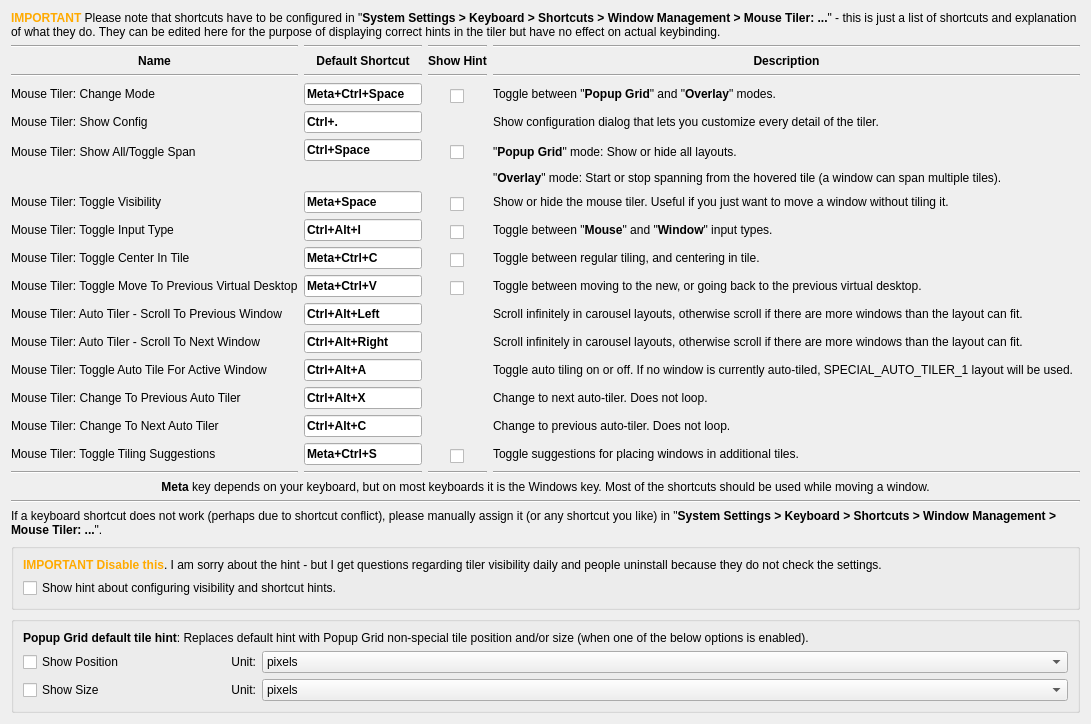
     <widget class="QWidget" name="tab">
      <attribute name="icon">
       <iconset theme="input-keyboard"/>
      </attribute>
      <attribute name="title">
       <string>Shortcuts and Hints</string>
      </attribute>
      <layout class="QVBoxLayout" name="verticalLayout_6">
       <item>
        <widget class="QLabel" name="label_4">
         <property name="text">
          <string>&lt;html&gt;&lt;head/&gt;&lt;body&gt;&lt;p&gt;&lt;span style=&quot; font-weight:700; color:#ffaa00;&quot;&gt;IMPORTANT&lt;/span&gt; Please note that shortcuts have to be configured in &amp;quot;&lt;span style=&quot; font-weight:700;&quot;&gt;System Settings &amp;gt; Keyboard &amp;gt; Shortcuts &amp;gt; Window Management &amp;gt; Mouse Tiler: ...&lt;/span&gt;&amp;quot; - this is just a list of shortcuts and explanation of what they do. They can be edited here for the purpose of displaying correct hints in the tiler but have no effect on actual keybinding.&lt;/p&gt;&lt;/body&gt;&lt;/html&gt;</string>
         </property>
         <property name="alignment">
          <set>Qt::AlignLeading|Qt::AlignLeft|Qt::AlignVCenter</set>
         </property>
         <property name="wordWrap">
          <bool>true</bool>
         </property>
        </widget>
       </item>
       <item>
        <layout class="QVBoxLayout" name="verticalLayout_7">
         <item>
          <layout class="QGridLayout" name="gridLayout">
           <property name="sizeConstraint">
            <enum>QLayout::SizeConstraint::SetDefaultConstraint</enum>
           </property>
           <item row="3" column="0">
            <widget class="QLabel" name="label_5">
             <property name="text">
              <string>Mouse Tiler: Change Mode</string>
             </property>
             <property name="wordWrap">
              <bool>true</bool>
             </property>
            </widget>
           </item>
           <item row="2" column="0">
            <widget class="Line" name="line_3">
             <property name="orientation">
              <enum>Qt::Horizontal</enum>
             </property>
            </widget>
           </item>
           <item row="9" column="1" alignment="Qt::AlignTop">
            <widget class="QLineEdit" name="kcfg_shortcutCenterInTile">
             <property name="sizePolicy">
              <sizepolicy hsizetype="Expanding" vsizetype="Fixed">
               <horstretch>0</horstretch>
               <verstretch>0</verstretch>
              </sizepolicy>
             </property>
             <property name="font">
              <font>
               <bold>true</bold>
              </font>
             </property>
             <property name="text">
              <string>Meta+Ctrl+C</string>
             </property>
            </widget>
           </item>
           <item row="15" column="0">
            <widget class="QLabel" name="label_101">
             <property name="text">
              <string>Mouse Tiler: Change To Next Auto Tiler</string>
             </property>
            </widget>
           </item>
           <item row="7" column="3">
            <widget class="QLabel" name="label_49">
             <property name="text">
              <string>&lt;html&gt;&lt;head/&gt;&lt;body&gt;&lt;p&gt;Toggle between &amp;quot;&lt;span style=&quot; font-weight:700;&quot;&gt;Mouse&lt;/span&gt;&amp;quot; and &amp;quot;&lt;span style=&quot; font-weight:700;&quot;&gt;Window&lt;/span&gt;&amp;quot; input types.&lt;/p&gt;&lt;/body&gt;&lt;/html&gt;</string>
             </property>
            </widget>
           </item>
           <item row="13" column="0">
            <widget class="QLabel" name="label_94">
             <property name="text">
              <string>Mouse Tiler: Toggle Auto Tile For Active Window</string>
             </property>
            </widget>
           </item>
           <item row="10" column="3">
            <widget class="QLabel" name="label_70">
             <property name="text">
              <string>Toggle between moving to the new, or going back to the previous virtual desktop.</string>
             </property>
            </widget>
           </item>
           <item row="1" column="3">
            <widget class="QLabel" name="label_19">
             <property name="sizePolicy">
              <sizepolicy hsizetype="Preferred" vsizetype="Preferred">
               <horstretch>5</horstretch>
               <verstretch>0</verstretch>
              </sizepolicy>
             </property>
             <property name="text">
              <string>&lt;html&gt;&lt;head/&gt;&lt;body&gt;&lt;p&gt;&lt;span style=&quot; font-weight:700;&quot;&gt;Description&lt;/span&gt;&lt;/p&gt;&lt;/body&gt;&lt;/html&gt;</string>
             </property>
             <property name="alignment">
              <set>Qt::AlignCenter</set>
             </property>
            </widget>
           </item>
           <item row="3" column="1" alignment="Qt::AlignTop">
            <widget class="QLineEdit" name="kcfg_shortcutChangeMode">
             <property name="font">
              <font>
               <bold>true</bold>
              </font>
             </property>
             <property name="text">
              <string>Meta+Ctrl+Space</string>
             </property>
            </widget>
           </item>
           <item row="5" column="2">
            <layout class="QHBoxLayout" name="horizontalLayout_8">
             <property name="topMargin">
              <number>6</number>
             </property>
             <item alignment="Qt::AlignTop">
              <widget class="QCheckBox" name="kcfg_hintShowAllSpan">
               <property name="sizePolicy">
                <sizepolicy hsizetype="Fixed" vsizetype="Fixed">
                 <horstretch>0</horstretch>
                 <verstretch>0</verstretch>
                </sizepolicy>
               </property>
               <property name="text">
                <string/>
               </property>
              </widget>
             </item>
            </layout>
           </item>
           <item row="11" column="3">
            <widget class="QLabel" name="label_95">
             <property name="text">
              <string>Scroll infinitely in carousel layouts, otherwise scroll if there are more windows than the layout can fit.</string>
             </property>
            </widget>
           </item>
           <item row="2" column="1">
            <widget class="Line" name="line_2">
             <property name="orientation">
              <enum>Qt::Horizontal</enum>
             </property>
            </widget>
           </item>
           <item row="0" column="0">
            <widget class="Line" name="line_7">
             <property name="orientation">
              <enum>Qt::Horizontal</enum>
             </property>
            </widget>
           </item>
           <item row="14" column="0">
            <widget class="QLabel" name="label_99">
             <property name="text">
              <string>Mouse Tiler: Change To Previous Auto Tiler</string>
             </property>
            </widget>
           </item>
           <item row="7" column="0">
            <widget class="QLabel" name="label_46">
             <property name="text">
              <string>Mouse Tiler: Toggle Input Type</string>
             </property>
            </widget>
           </item>
           <item row="1" column="2">
            <widget class="QLabel" name="label_68">
             <property name="sizePolicy">
              <sizepolicy hsizetype="Preferred" vsizetype="Preferred">
               <horstretch>0</horstretch>
               <verstretch>0</verstretch>
              </sizepolicy>
             </property>
             <property name="text">
              <string>&lt;html&gt;&lt;head/&gt;&lt;body&gt;&lt;p&gt;&lt;span style=&quot; font-weight:700;&quot;&gt;Show Hint&lt;/span&gt;&lt;/p&gt;&lt;/body&gt;&lt;/html&gt;</string>
             </property>
             <property name="alignment">
              <set>Qt::AlignCenter</set>
             </property>
            </widget>
           </item>
           <item row="15" column="1">
            <widget class="QLineEdit" name="lineEdit_6">
             <property name="font">
              <font>
               <bold>true</bold>
              </font>
             </property>
             <property name="text">
              <string>Ctrl+Alt+C</string>
             </property>
            </widget>
           </item>
           <item row="2" column="2">
            <widget class="Line" name="line_15">
             <property name="orientation">
              <enum>Qt::Horizontal</enum>
             </property>
            </widget>
           </item>
           <item row="9" column="0">
            <widget class="QLabel" name="label_60">
             <property name="text">
              <string>Mouse Tiler: Toggle Center In Tile</string>
             </property>
            </widget>
           </item>
           <item row="17" column="0">
            <widget class="Line" name="line">
             <property name="orientation">
              <enum>Qt::Horizontal</enum>
             </property>
            </widget>
           </item>
           <item row="7" column="2">
            <layout class="QHBoxLayout" name="horizontalLayout_10">
             <property name="topMargin">
              <number>6</number>
             </property>
             <item alignment="Qt::AlignTop">
              <widget class="QCheckBox" name="kcfg_hintInputType">
               <property name="sizePolicy">
                <sizepolicy hsizetype="Fixed" vsizetype="Fixed">
                 <horstretch>0</horstretch>
                 <verstretch>0</verstretch>
                </sizepolicy>
               </property>
               <property name="text">
                <string/>
               </property>
              </widget>
             </item>
            </layout>
           </item>
           <item row="3" column="3">
            <widget class="QLabel" name="label_13">
             <property name="text">
              <string>&lt;html&gt;&lt;head/&gt;&lt;body&gt;&lt;p&gt;Toggle between &amp;quot;&lt;span style=&quot; font-weight:700;&quot;&gt;Popup Grid&lt;/span&gt;&amp;quot; and &amp;quot;&lt;span style=&quot; font-weight:700;&quot;&gt;Overlay&lt;/span&gt;&amp;quot; modes.&lt;/p&gt;&lt;/body&gt;&lt;/html&gt;</string>
             </property>
             <property name="wordWrap">
              <bool>true</bool>
             </property>
            </widget>
           </item>
           <item row="6" column="2">
            <layout class="QHBoxLayout" name="horizontalLayout_9">
             <property name="topMargin">
              <number>6</number>
             </property>
             <item alignment="Qt::AlignTop">
              <widget class="QCheckBox" name="kcfg_hintVisibility">
               <property name="sizePolicy">
                <sizepolicy hsizetype="Fixed" vsizetype="Fixed">
                 <horstretch>0</horstretch>
                 <verstretch>0</verstretch>
                </sizepolicy>
               </property>
               <property name="layoutDirection">
                <enum>Qt::LayoutDirection::LeftToRight</enum>
               </property>
               <property name="text">
                <string/>
               </property>
              </widget>
             </item>
            </layout>
           </item>
           <item row="17" column="3">
            <widget class="Line" name="line_6">
             <property name="orientation">
              <enum>Qt::Horizontal</enum>
             </property>
            </widget>
           </item>
           <item row="10" column="2">
            <layout class="QHBoxLayout" name="horizontalLayout_14">
             <property name="topMargin">
              <number>6</number>
             </property>
             <item alignment="Qt::AlignTop">
              <widget class="QCheckBox" name="kcfg_hintMoveOnDrop">
               <property name="sizePolicy">
                <sizepolicy hsizetype="Fixed" vsizetype="Fixed">
                 <horstretch>0</horstretch>
                 <verstretch>0</verstretch>
                </sizepolicy>
               </property>
               <property name="text">
                <string/>
               </property>
              </widget>
             </item>
            </layout>
           </item>
           <item row="6" column="1" alignment="Qt::AlignTop">
            <widget class="QLineEdit" name="kcfg_shortcutVisibility">
             <property name="font">
              <font>
               <bold>true</bold>
              </font>
             </property>
             <property name="text">
              <string>Meta+Space</string>
             </property>
            </widget>
           </item>
           <item row="15" column="3">
            <widget class="QLabel" name="label_102">
             <property name="text">
              <string>Change to previous auto-tiler. Does not loop.</string>
             </property>
            </widget>
           </item>
           <item row="6" column="0">
            <widget class="QLabel" name="label_11">
             <property name="text">
              <string>Mouse Tiler: Toggle Visibility</string>
             </property>
            </widget>
           </item>
           <item row="0" column="1">
            <widget class="Line" name="line_8">
             <property name="orientation">
              <enum>Qt::Horizontal</enum>
             </property>
            </widget>
           </item>
           <item row="17" column="2">
            <widget class="Line" name="line_16">
             <property name="orientation">
              <enum>Qt::Horizontal</enum>
             </property>
            </widget>
           </item>
           <item row="1" column="1">
            <widget class="QLabel" name="label_18">
             <property name="sizePolicy">
              <sizepolicy hsizetype="Preferred" vsizetype="Preferred">
               <horstretch>1</horstretch>
               <verstretch>0</verstretch>
              </sizepolicy>
             </property>
             <property name="text">
              <string>&lt;html&gt;&lt;head/&gt;&lt;body&gt;&lt;p&gt;&lt;span style=&quot; font-weight:700;&quot;&gt;Default Shortcut&lt;/span&gt;&lt;/p&gt;&lt;/body&gt;&lt;/html&gt;</string>
             </property>
             <property name="alignment">
              <set>Qt::AlignCenter</set>
             </property>
            </widget>
           </item>
           <item row="13" column="1">
            <widget class="QLineEdit" name="lineEdit_3">
             <property name="font">
              <font>
               <bold>true</bold>
              </font>
             </property>
             <property name="text">
              <string>Ctrl+Alt+A</string>
             </property>
            </widget>
           </item>
           <item row="5" column="3">
            <layout class="QHBoxLayout" name="horizontalLayout_13">
             <property name="topMargin">
              <number>6</number>
             </property>
             <item>
              <widget class="QLabel" name="label_15">
               <property name="text">
                <string>&lt;html&gt;&lt;head/&gt;&lt;body&gt;&lt;p&gt;&amp;quot;&lt;span style=&quot; font-weight:700;&quot;&gt;Popup Grid&lt;/span&gt;&amp;quot; mode: Show or hide all layouts.&lt;/p&gt;&lt;p&gt;&amp;quot;&lt;span style=&quot; font-weight:700;&quot;&gt;Overlay&lt;/span&gt;&amp;quot; mode: Start or stop spanning from the hovered tile (a window can span multiple tiles).&lt;/p&gt;&lt;/body&gt;&lt;/html&gt;</string>
               </property>
               <property name="alignment">
                <set>Qt::AlignLeading|Qt::AlignLeft|Qt::AlignTop</set>
               </property>
               <property name="wordWrap">
                <bool>true</bool>
               </property>
              </widget>
             </item>
            </layout>
           </item>
           <item row="14" column="1">
            <widget class="QLineEdit" name="lineEdit_4">
             <property name="font">
              <font>
               <bold>true</bold>
              </font>
             </property>
             <property name="text">
              <string>Ctrl+Alt+X</string>
             </property>
            </widget>
           </item>
           <item row="6" column="3">
            <widget class="QLabel" name="label_16">
             <property name="text">
              <string>Show or hide the mouse tiler. Useful if you just want to move a window without tiling it.</string>
             </property>
            </widget>
           </item>
           <item row="11" column="0">
            <widget class="QLabel" name="label_92">
             <property name="text">
              <string>Mouse Tiler: Auto Tiler - Scroll To Previous Window</string>
             </property>
            </widget>
           </item>
           <item row="7" column="1" alignment="Qt::AlignTop">
            <widget class="QLineEdit" name="kcfg_shortcutInputType">
             <property name="font">
              <font>
               <bold>true</bold>
              </font>
             </property>
             <property name="text">
              <string>Ctrl+Alt+I</string>
             </property>
            </widget>
           </item>
           <item row="5" column="1" alignment="Qt::AlignTop">
            <widget class="QLineEdit" name="kcfg_shortcutShowAllSpan">
             <property name="font">
              <font>
               <bold>true</bold>
              </font>
             </property>
             <property name="text">
              <string>Ctrl+Space</string>
             </property>
            </widget>
           </item>
           <item row="1" column="0">
            <widget class="QLabel" name="label_17">
             <property name="sizePolicy">
              <sizepolicy hsizetype="Preferred" vsizetype="Preferred">
               <horstretch>1</horstretch>
               <verstretch>0</verstretch>
              </sizepolicy>
             </property>
             <property name="text">
              <string>&lt;html&gt;&lt;head/&gt;&lt;body&gt;&lt;p&gt;&lt;span style=&quot; font-weight:700;&quot;&gt;Name&lt;/span&gt;&lt;/p&gt;&lt;/body&gt;&lt;/html&gt;</string>
             </property>
             <property name="alignment">
              <set>Qt::AlignCenter</set>
             </property>
            </widget>
           </item>
           <item row="12" column="1">
            <widget class="QLineEdit" name="lineEdit_2">
             <property name="font">
              <font>
               <bold>true</bold>
              </font>
             </property>
             <property name="text">
              <string>Ctrl+Alt+Right</string>
             </property>
            </widget>
           </item>
           <item row="12" column="3">
            <widget class="QLabel" name="label_96">
             <property name="text">
              <string>Scroll infinitely in carousel layouts, otherwise scroll if there are more windows than the layout can fit.</string>
             </property>
            </widget>
           </item>
           <item row="4" column="0">
            <widget class="QLabel" name="label_7">
             <property name="text">
              <string>Mouse Tiler: Show Config</string>
             </property>
            </widget>
           </item>
           <item row="14" column="3">
            <widget class="QLabel" name="label_100">
             <property name="text">
              <string>Change to next auto-tiler. Does not loop.</string>
             </property>
            </widget>
           </item>
           <item row="3" column="2">
            <layout class="QHBoxLayout" name="horizontalLayout_7">
             <property name="topMargin">
              <number>6</number>
             </property>
             <item alignment="Qt::AlignTop">
              <widget class="QCheckBox" name="kcfg_hintChangeMode">
               <property name="sizePolicy">
                <sizepolicy hsizetype="Fixed" vsizetype="Fixed">
                 <horstretch>0</horstretch>
                 <verstretch>0</verstretch>
                </sizepolicy>
               </property>
               <property name="text">
                <string/>
               </property>
              </widget>
             </item>
            </layout>
           </item>
           <item row="13" column="3">
            <widget class="QLabel" name="label_97">
             <property name="text">
              <string>Toggle auto tiling on or off. If no window is currently auto-tiled, SPECIAL_AUTO_TILER_1 layout will be used.</string>
             </property>
            </widget>
           </item>
           <item row="0" column="3">
            <widget class="Line" name="line_9">
             <property name="orientation">
              <enum>Qt::Horizontal</enum>
             </property>
            </widget>
           </item>
           <item row="0" column="2">
            <widget class="Line" name="line_17">
             <property name="orientation">
              <enum>Qt::Horizontal</enum>
             </property>
            </widget>
           </item>
           <item row="11" column="1">
            <widget class="QLineEdit" name="lineEdit">
             <property name="font">
              <font>
               <bold>true</bold>
              </font>
             </property>
             <property name="text">
              <string>Ctrl+Alt+Left</string>
             </property>
            </widget>
           </item>
           <item row="9" column="3">
            <widget class="QLabel" name="label_62">
             <property name="text">
              <string>Toggle between regular tiling, and centering in tile.</string>
             </property>
            </widget>
           </item>
           <item row="4" column="1" alignment="Qt::AlignTop">
            <widget class="QLineEdit" name="lineEdit_5">
             <property name="font">
              <font>
               <bold>true</bold>
              </font>
             </property>
             <property name="text">
              <string>Ctrl+.</string>
             </property>
            </widget>
           </item>
           <item row="10" column="0">
            <widget class="QLabel" name="label_69">
             <property name="text">
              <string>Mouse Tiler: Toggle Move To Previous Virtual Desktop</string>
             </property>
            </widget>
           </item>
           <item row="9" column="2">
            <layout class="QHBoxLayout" name="horizontalLayout_11">
             <property name="topMargin">
              <number>6</number>
             </property>
             <item alignment="Qt::AlignTop">
              <widget class="QCheckBox" name="kcfg_hintCenterInTile">
               <property name="sizePolicy">
                <sizepolicy hsizetype="Fixed" vsizetype="Fixed">
                 <horstretch>0</horstretch>
                 <verstretch>0</verstretch>
                </sizepolicy>
               </property>
               <property name="text">
                <string/>
               </property>
              </widget>
             </item>
            </layout>
           </item>
           <item row="17" column="1">
            <widget class="Line" name="line_5">
             <property name="orientation">
              <enum>Qt::Horizontal</enum>
             </property>
            </widget>
           </item>
           <item row="5" column="0">
            <layout class="QHBoxLayout" name="horizontalLayout_12">
             <property name="topMargin">
              <number>6</number>
             </property>
             <item>
              <widget class="QLabel" name="label_9">
               <property name="text">
                <string>Mouse Tiler: Show All/Toggle Span</string>
               </property>
               <property name="alignment">
                <set>Qt::AlignLeading|Qt::AlignLeft|Qt::AlignTop</set>
               </property>
              </widget>
             </item>
            </layout>
           </item>
           <item row="4" column="3">
            <widget class="QLabel" name="label_14">
             <property name="text">
              <string>Show configuration dialog that lets you customize every detail of the tiler.</string>
             </property>
             <property name="wordWrap">
              <bool>true</bool>
             </property>
            </widget>
           </item>
           <item row="2" column="3">
            <widget class="Line" name="line_4">
             <property name="orientation">
              <enum>Qt::Horizontal</enum>
             </property>
            </widget>
           </item>
           <item row="12" column="0">
            <widget class="QLabel" name="label_93">
             <property name="text">
              <string>Mouse Tiler: Auto Tiler - Scroll To Next Window</string>
             </property>
            </widget>
           </item>
           <item row="10" column="1" alignment="Qt::AlignTop">
            <widget class="QLineEdit" name="kcfg_shortcutMoveOnDrop">
             <property name="font">
              <font>
               <bold>true</bold>
              </font>
             </property>
             <property name="text">
              <string>Meta+Ctrl+V</string>
             </property>
            </widget>
           </item>
           <item row="16" column="0">
            <widget class="QLabel" name="label_106">
             <property name="text">
              <string>Mouse Tiler: Toggle Tiling Suggestions</string>
             </property>
            </widget>
           </item>
           <item row="16" column="1">
            <widget class="QLineEdit" name="kcfg_shortcutToggleTilingSuggestions">
             <property name="font">
              <font>
               <bold>true</bold>
              </font>
             </property>
             <property name="text">
              <string>Meta+Ctrl+S</string>
             </property>
            </widget>
           </item>
           <item row="16" column="3">
            <widget class="QLabel" name="label_107">
             <property name="text">
              <string>Toggle suggestions for placing windows in additional tiles.</string>
             </property>
            </widget>
           </item>
           <item row="16" column="2">
            <layout class="QHBoxLayout" name="horizontalLayout_16">
             <property name="topMargin">
              <number>6</number>
             </property>
             <item alignment="Qt::AlignTop">
              <widget class="QCheckBox" name="kcfg_hintToggleTilingSuggestions">
               <property name="sizePolicy">
                <sizepolicy hsizetype="Fixed" vsizetype="Fixed">
                 <horstretch>0</horstretch>
                 <verstretch>0</verstretch>
                </sizepolicy>
               </property>
               <property name="text">
                <string/>
               </property>
              </widget>
             </item>
            </layout>
           </item>
          </layout>
         </item>
         <item>
          <widget class="QLabel" name="label_20">
           <property name="sizePolicy">
            <sizepolicy hsizetype="Preferred" vsizetype="Preferred">
             <horstretch>0</horstretch>
             <verstretch>0</verstretch>
            </sizepolicy>
           </property>
           <property name="text">
            <string>&lt;html&gt;&lt;head/&gt;&lt;body&gt;&lt;p&gt;&lt;span style=&quot; font-weight:700;&quot;&gt;Meta&lt;/span&gt; key depends on your keyboard, but on most keyboards it is the Windows key. Most of the shortcuts should be used while moving a window.&lt;/p&gt;&lt;/body&gt;&lt;/html&gt;</string>
           </property>
           <property name="alignment">
            <set>Qt::AlignHCenter|Qt::AlignTop</set>
           </property>
          </widget>
         </item>
         <item>
          <widget class="Line" name="line_10">
           <property name="orientation">
            <enum>Qt::Horizontal</enum>
           </property>
          </widget>
         </item>
        </layout>
       </item>
       <item>
        <widget class="QLabel" name="label_perAppInformation">
         <property name="sizePolicy">
          <sizepolicy hsizetype="Preferred" vsizetype="Preferred">
           <horstretch>0</horstretch>
           <verstretch>0</verstretch>
          </sizepolicy>
         </property>
         <property name="text">
          <string>&lt;html&gt;&lt;head/&gt;&lt;body&gt;&lt;p&gt;If a keyboard shortcut does not work (perhaps due to shortcut conflict), please manually assign it (or any shortcut you like) in &amp;quot;&lt;span style=&quot; font-weight:700;&quot;&gt;System Settings &amp;gt; Keyboard &amp;gt; Shortcuts &amp;gt; Window Management &amp;gt; Mouse Tiler: ...&lt;/span&gt;&amp;quot;.&lt;/p&gt;&lt;/body&gt;&lt;/html&gt;</string>
         </property>
         <property name="alignment">
          <set>Qt::AlignLeading|Qt::AlignLeft|Qt::AlignVCenter</set>
         </property>
         <property name="wordWrap">
          <bool>true</bool>
         </property>
        </widget>
       </item>
       <item>
        <widget class="QGroupBox" name="groupBox_13">
         <property name="title">
          <string/>
         </property>
         <layout class="QVBoxLayout" name="verticalLayout_22">
          <item>
           <widget class="QLabel" name="label_6">
            <property name="text">
             <string>&lt;html&gt;&lt;head/&gt;&lt;body&gt;&lt;p&gt;&lt;span style=&quot; font-weight:700; color:#ffaa00;&quot;&gt;IMPORTANT Disable this&lt;/span&gt;. I am sorry about the hint - but I get questions regarding tiler visibility daily and people uninstall because they do not check the settings.&lt;/p&gt;&lt;/body&gt;&lt;/html&gt;</string>
            </property>
           </widget>
          </item>
          <item>
           <widget class="QCheckBox" name="kcfg_showHintHint">
            <property name="text">
             <string>Show hint about configuring visibility and shortcut hints.</string>
            </property>
           </widget>
          </item>
         </layout>
        </widget>
       </item>
       <item>
        <widget class="QGroupBox" name="groupBox_10">
         <property name="title">
          <string/>
         </property>
         <layout class="QVBoxLayout" name="verticalLayout_19">
          <item>
           <widget class="QLabel" name="label_51">
            <property name="text">
             <string>&lt;html&gt;&lt;head/&gt;&lt;body&gt;&lt;p&gt;&lt;span style=&quot; font-weight:700;&quot;&gt;Popup Grid default tile hint&lt;/span&gt;: Replaces default hint with Popup Grid non-special tile position and/or size (when one of the below options is enabled).&lt;/p&gt;&lt;/body&gt;&lt;/html&gt;</string>
            </property>
           </widget>
          </item>
          <item>
           <layout class="QGridLayout" name="gridLayout_2">
            <item row="0" column="2">
             <widget class="QComboBox" name="kcfg_positionHintFormat">
              <property name="sizePolicy">
               <sizepolicy hsizetype="Expanding" vsizetype="Fixed">
                <horstretch>4</horstretch>
                <verstretch>0</verstretch>
               </sizepolicy>
              </property>
              <item>
               <property name="text">
                <string>pixels</string>
               </property>
              </item>
              <item>
               <property name="text">
                <string>percent (%)</string>
               </property>
              </item>
             </widget>
            </item>
            <item row="0" column="0">
             <widget class="QCheckBox" name="kcfg_showPositionHint">
              <property name="sizePolicy">
               <sizepolicy hsizetype="Expanding" vsizetype="Fixed">
                <horstretch>1</horstretch>
                <verstretch>0</verstretch>
               </sizepolicy>
              </property>
              <property name="text">
               <string>Show Position</string>
              </property>
             </widget>
            </item>
            <item row="0" column="1">
             <widget class="QLabel" name="label_52">
              <property name="sizePolicy">
               <sizepolicy hsizetype="Minimum" vsizetype="Preferred">
                <horstretch>0</horstretch>
                <verstretch>0</verstretch>
               </sizepolicy>
              </property>
              <property name="text">
               <string>Unit:</string>
              </property>
              <property name="alignment">
               <set>Qt::AlignRight|Qt::AlignTrailing|Qt::AlignVCenter</set>
              </property>
             </widget>
            </item>
            <item row="1" column="0">
             <widget class="QCheckBox" name="kcfg_showSizeHint">
              <property name="sizePolicy">
               <sizepolicy hsizetype="Minimum" vsizetype="Preferred">
                <horstretch>0</horstretch>
                <verstretch>0</verstretch>
               </sizepolicy>
              </property>
              <property name="text">
               <string>Show Size</string>
              </property>
             </widget>
            </item>
            <item row="1" column="2">
             <widget class="QComboBox" name="kcfg_sizeHintFormat">
              <property name="sizePolicy">
               <sizepolicy hsizetype="Expanding" vsizetype="Fixed">
                <horstretch>0</horstretch>
                <verstretch>0</verstretch>
               </sizepolicy>
              </property>
              <item>
               <property name="text">
                <string>pixels</string>
               </property>
              </item>
              <item>
               <property name="text">
                <string>percent (%)</string>
               </property>
              </item>
             </widget>
            </item>
            <item row="1" column="1">
             <widget class="QLabel" name="label_53">
              <property name="sizePolicy">
               <sizepolicy hsizetype="Minimum" vsizetype="Preferred">
                <horstretch>0</horstretch>
                <verstretch>0</verstretch>
               </sizepolicy>
              </property>
              <property name="text">
               <string>Unit:</string>
              </property>
              <property name="alignment">
               <set>Qt::AlignRight|Qt::AlignTrailing|Qt::AlignVCenter</set>
              </property>
             </widget>
            </item>
           </layout>
          </item>
         </layout>
        </widget>
       </item>
       <item>
        <spacer name="verticalSpacer_6">
         <property name="orientation">
          <enum>Qt::Vertical</enum>
         </property>
         <property name="sizeHint" stdset="0">
          <size>
           <width>0</width>
           <height>0</height>
          </size>
         </property>
        </spacer>
       </item>
      </layout>
     </widget>
